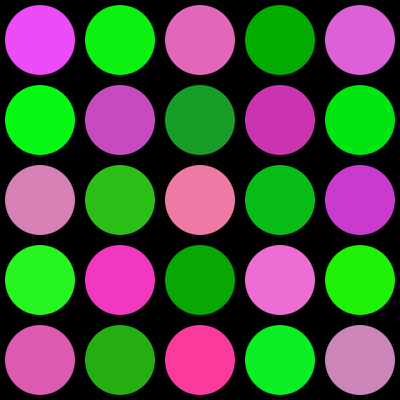
Frame 1 (no input)
Frame 60 (the mouse pressed at the canvas centre just before this capture): identical to frame 1, image omitted
Frame 120 (the mouse held since frame 60 and released just before this capture): identical to frame 1, image omitted

The Processing sketch that drew this single still picture (run headless with seeded random() and noise(); from frame 60 on, the mouse is pressed at the canvas centre):

// Processing sketch: weekly_task
// ── weekly_task.pde
color[][] circleColours; // Array to store colours
int rows, cols;
int spacing = 80;

void setup() {
  size(400, 400);
  noStroke();

  cols = width / spacing;
  rows = height / spacing;
  
  circleColours = new color[rows][cols];
  
  // Generate colours once
  generateColours();
}

void draw() {
  background(0);
  
  for (int row = 0; row < rows; row++) {
    for (int col = 0; col < cols; col++) {
      
      // Use stored colour — no flicker!
      fill(circleColours[row][col]);
      
      float x = col * spacing + spacing/2;
      float y = row * spacing + spacing/2;
      ellipse(x, y, 70, 70);
    }
  }
}

void generateColours() {
  for (int row = 0; row < rows; row++) {
    for (int col = 0; col < cols; col++) {
      
      if ((row + col) % 2 == 0) {
        // Random pink shade
        circleColours[row][col] = color(
          random(200, 255), // R
          random(50, 150),  // G
          random(150, 255)  // B
        );
      } else {
        // Random green shade
        circleColours[row][col] = color(
          random(0, 50),    // R
          random(150, 255), // G
          random(0, 50)     // B
        );
      }
    }
  }
}

// Optional: press space to re-randomise
void keyPressed() {
  if (key == ' ') {
    generateColours();
  }
}
